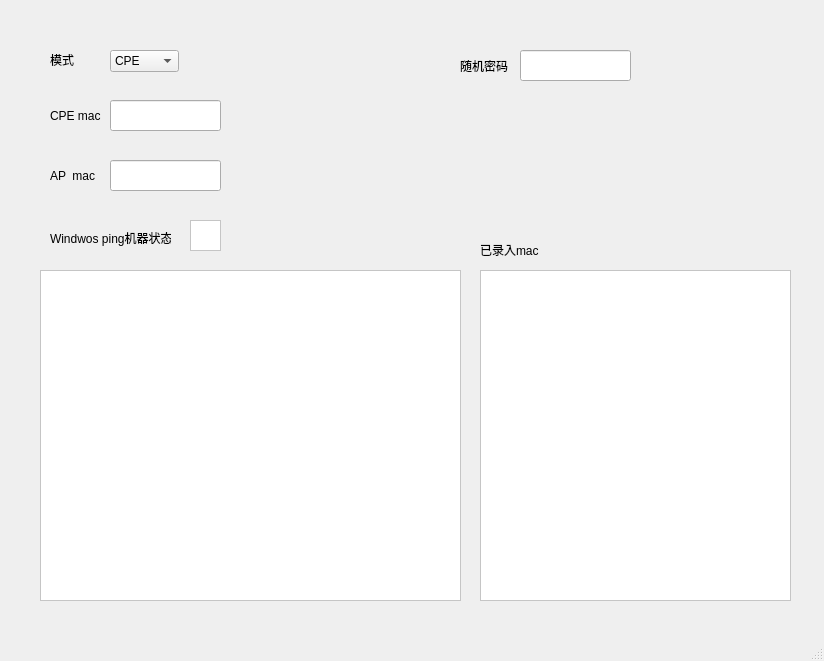
<?xml version="1.0" encoding="UTF-8"?>
<ui version="4.0">
 <class>MainWindow</class>
 <widget class="QMainWindow" name="MainWindow">
  <property name="geometry">
   <rect>
    <x>0</x>
    <y>0</y>
    <width>824</width>
    <height>661</height>
   </rect>
  </property>
  <property name="windowTitle">
   <string>MainWindow</string>
  </property>
  <widget class="QWidget" name="centralwidget">
   <widget class="QLabel" name="label">
    <property name="geometry">
     <rect>
      <x>50</x>
      <y>170</y>
      <width>54</width>
      <height>12</height>
     </rect>
    </property>
    <property name="text">
     <string>AP  mac</string>
    </property>
   </widget>
   <widget class="QLineEdit" name="lineEdit">
    <property name="enabled">
     <bool>true</bool>
    </property>
    <property name="geometry">
     <rect>
      <x>110</x>
      <y>160</y>
      <width>111</width>
      <height>31</height>
     </rect>
    </property>
   </widget>
   <widget class="QLabel" name="label_2">
    <property name="geometry">
     <rect>
      <x>50</x>
      <y>110</y>
      <width>54</width>
      <height>12</height>
     </rect>
    </property>
    <property name="text">
     <string>CPE mac</string>
    </property>
   </widget>
   <widget class="QLineEdit" name="lineEdit_2">
    <property name="enabled">
     <bool>true</bool>
    </property>
    <property name="geometry">
     <rect>
      <x>110</x>
      <y>100</y>
      <width>111</width>
      <height>31</height>
     </rect>
    </property>
   </widget>
   <widget class="QTextBrowser" name="textBrowser">
    <property name="geometry">
     <rect>
      <x>40</x>
      <y>270</y>
      <width>421</width>
      <height>331</height>
     </rect>
    </property>
    <property name="autoFillBackground">
     <bool>true</bool>
    </property>
    <property name="styleSheet">
     <string notr="true">background-color:rgb(255, 255, 255)</string>
    </property>
   </widget>
   <widget class="QTextBrowser" name="textBrowser_2">
    <property name="geometry">
     <rect>
      <x>480</x>
      <y>270</y>
      <width>311</width>
      <height>331</height>
     </rect>
    </property>
    <property name="styleSheet">
     <string notr="true">background-color:rgb(255, 255, 255)</string>
    </property>
   </widget>
   <widget class="QLabel" name="label_4">
    <property name="geometry">
     <rect>
      <x>50</x>
      <y>230</y>
      <width>121</width>
      <height>16</height>
     </rect>
    </property>
    <property name="text">
     <string>Windwos ping机器状态</string>
    </property>
   </widget>
   <widget class="QTextBrowser" name="textBrowser_3">
    <property name="geometry">
     <rect>
      <x>190</x>
      <y>220</y>
      <width>31</width>
      <height>31</height>
     </rect>
    </property>
    <property name="styleSheet">
     <string notr="true">background-color:rgb(255, 255, 255)</string>
    </property>
   </widget>
   <widget class="QLabel" name="label_3">
    <property name="geometry">
     <rect>
      <x>480</x>
      <y>240</y>
      <width>81</width>
      <height>20</height>
     </rect>
    </property>
    <property name="text">
     <string>已录入mac</string>
    </property>
   </widget>
   <widget class="QComboBox" name="comboBox">
    <property name="geometry">
     <rect>
      <x>110</x>
      <y>50</y>
      <width>69</width>
      <height>22</height>
     </rect>
    </property>
    <item>
     <property name="text">
      <string>CPE</string>
     </property>
    </item>
    <item>
     <property name="text">
      <string>AP</string>
     </property>
    </item>
   </widget>
   <widget class="QLabel" name="label_5">
    <property name="geometry">
     <rect>
      <x>50</x>
      <y>50</y>
      <width>54</width>
      <height>20</height>
     </rect>
    </property>
    <property name="text">
     <string>模式</string>
    </property>
   </widget>
   <widget class="QLabel" name="label_6">
    <property name="geometry">
     <rect>
      <x>460</x>
      <y>60</y>
      <width>54</width>
      <height>12</height>
     </rect>
    </property>
    <property name="text">
     <string>随机密码</string>
    </property>
   </widget>
   <widget class="QLineEdit" name="lineEdit_3">
    <property name="enabled">
     <bool>true</bool>
    </property>
    <property name="geometry">
     <rect>
      <x>520</x>
      <y>50</y>
      <width>111</width>
      <height>31</height>
     </rect>
    </property>
   </widget>
   <widget class="QLabel" name="label_7">
    <property name="geometry">
     <rect>
      <x>460</x>
      <y>100</y>
      <width>311</width>
      <height>101</height>
     </rect>
    </property>
    <property name="text">
     <string/>
    </property>
   </widget>
  </widget>
  <widget class="QMenuBar" name="menubar">
   <property name="geometry">
    <rect>
     <x>0</x>
     <y>0</y>
     <width>824</width>
     <height>23</height>
    </rect>
   </property>
  </widget>
  <widget class="QStatusBar" name="statusbar"/>
 </widget>
 <resources/>
 <connections/>
</ui>
